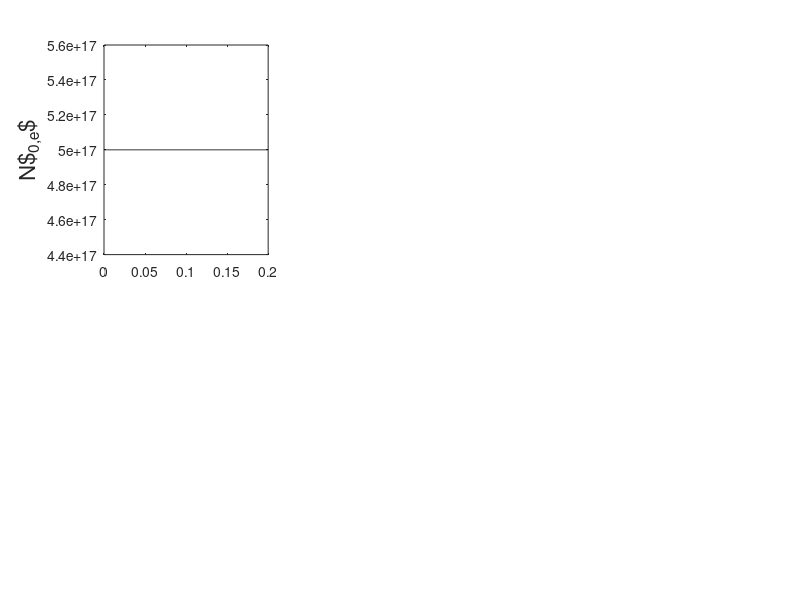

Write MATLAB code to recreate this figure. (Note: this script raises an error after producing the figure.)
%----------------------------------------%
% main script for 1D DVE loop            %
% rlbarnett c3149416 061117              %
%----------------------------------------%

%--
% constants
mu0 = 4.0*pi*1.0e-7;
eps0 = 8.85e-12;
c0 = 1.0/sqrt(eps0*mu0);

%--
% magnetic field (tesla)
B0 = 2.6;

%--
% driver freq
freq = 51.0e6;
om = 2.0*pi*freq;
k0 = om/c0;
wavel0 = (2*pi)/k0;

%--
% define wavenumbers ky and kz (/m); use values given in van eester section IV?? No
% others mentioned
ky = 5.0;
kz = 6.0;

%--
% "common local derivatives for N0, v||^2, static potential and
% ponderomotive potential" 
lamby = 1.0;
lambz = 1.0;

%--
% spatial domain
npts = 1000;
dx = 0.002;
xmin = 0.0;
xmax = 0.2;
% npts = ((xmax - xmin)/dx);
xax = linspace(xmin, xmax, npts);
% xax = xmin:dx:xmax;
% dx = (xmax - xmin)/(npts - 1);

%--
% background density -- set to zero for vacuum case
Nmax = 5.0e17;
N0 = Nmax*ones(npts,1);

%--
% initialise perturbed density as zero
N1 = zeros(npts,1);
N1e = N1;
N1i = N1;

%--
% initialise perturbed velocity as zero
v1 = zeros(npts,1);
v1e = v1;
v1i = v1;

%--
% electron constants
e = -1.6022e-19;
me = 9.11e-31;

%--
% temperature
T_ev = 15.0;

%--
% thermal velocity
vt = sqrt((T_ev*abs(e)) / me);

%--
% ion constants (95% D, 5% H)
qd = abs(e);
mp = 1.67e-27;
md = 2.0*mp;

qh = abs(e);
mh = mp;

%-- 
% cyclotron frequencies
om_ce = e*B0/me;
om_cd = qd*B0/md;
om_ch = qh*B0/mh;

%--
% rotation matrix
alpha = 0.5;
beta = 0.5;

r11 = cos(beta)*cos(alpha);
r12 = cos(beta)*sin(alpha);
r13 = -sin(beta);
r21 = -sin(alpha);
r22 = cos(alpha);
r23 = 0.0;
r31 = sin(beta)*cos(alpha);
r32 = sin(beta)*sin(alpha);
r33 = cos(beta);

rot = [[r11, r12, r13]
     [r21, r22, r23]
     [r31, r32, r33]];
 
e_para = rot(3,:);
Bvec = B0*e_para;

%--
% electron calcs; density, plasma frequency 
N0e = 1.0*N0;
om_pe = sqrt(N0e*e^2/(me*eps0));

%--
% ion calcs (95% D, 5% H); density, plasma frequency
N0d = 0.95*N0;
om_pd = sqrt(N0d*qd^2/(md*eps0));
N0h = 0.05*N0;
om_ph = sqrt(N0h*qh^2/(mh*eps0));
N0i = N0h + N0d;

%--
% plot electron densities
figure(1);
set(gcf,'Position',get(0,'Screensize'))

subplot(2,3,1)
plot(xax,N0e,'k')
ylabel('N$_{0,e}$','Fontsize',16)
ytickformat('%.2f')

subplot(2,3,2)
plot(xax,N1e,'k')
ylabel('N$_{1,e}$','Fontsize',16)
ytickformat('%.2f')

hold on

%--
% poisson solve for static potential -- solution (output) "static_pot"

poisson_sol;%(Ne, Nh, Nd, lamby, lambz, e, eps0, dx, npts);

%--
% plot static potential
subplot(2,3,3)
plot(xax,static_pot,'r')
ylabel('$\phi$ (V)','Fontsize',16)
ytickformat('%.2f')

%--
% static electric field calculation -- solution (output) "static_e(x,y,z)"

static_e;

%--
% plot static electric field solutions
subplot(2,3,4)
plot(xax,static_ex,'k')
ylabel('E$_{0,ex}$','Fontsize',16)
ytickformat('%.2f')

subplot(2,3,5)
plot(xax,static_ey,'k')
ylabel('E$_{0,ey}$','Fontsize',16)
ytickformat('%.2f')

subplot(2,3,6)
plot(xax,static_ez,'k')
ylabel('E$_{0,ez}$','Fontsize',16)
ytickformat('%.2f')

hold off

%--
% wave solver to find rf electric field -- solution (output) "rf_e(x,y,z)"

wave_sol;

%--
% plot rf wave solutions
figure(2);
set(gcf,'Position',get(0,'Screensize'))

subplot(3,3,1)
plot(xax,real(rf_ex),'k')
hold on
plot(xax,imag(rf_ex),'--b')
legend('Re[Ex]', 'Im[Ex]', 'Location', 'northwest') 
ylabel('E$_{1,ex}$','Fontsize',16)
ytickformat('%.2f')

subplot(3,3,2)
plot(xax,real(rf_ey),'k')
hold on
plot(xax,imag(rf_ey),'--b')
ylabel('E$_{1,ey}$','Fontsize',16)
ytickformat('%.2f')

subplot(3,3,3)
plot(xax,real(rf_ez),'k')
hold on
plot(xax,imag(rf_ez),'--b')
ylabel('E$_{1,ez}$','Fontsize',16)
ytickformat('%.2f')

hold on

%--
% ponderomotive acceleration calculation -- solution (output)
% "a_pond(x,y,z)"

a_pond;

%--
% plot ponderomotive potential and accelerations
subplot(3,3,4)
plot(xax,pond_pote,'r')
ylabel('$\Theta$','Fontsize',16)
ytickformat('%.2f')

subplot(3,3,7)
plot(xax,a_pondex,'k')
ylabel('$(-\nabla\Theta)_x$','Fontsize',16)
ytickformat('%.2f')

subplot(3,3,8)
plot(xax,a_pondey,'k')
ylabel('$(-\nabla\Theta)_y$','Fontsize',16)
ytickformat('%.2f')

subplot(3,3,9)
plot(xax,a_pondez,'k')
ylabel('$(-\nabla\Theta)_z$','Fontsize',16)
ytickformat('%.2f')

hold off

%--
% pressure term -- solution (output) "press(x,y,z)"

pressure;

%--
% plot pressures
figure(3);
set(gcf,'Position',get(0,'Screensize'))

subplot(3,3,1)
plot(xax,pressex,'k')
ylabel('$(\nabla N_0/N_0)_x$','Fontsize',16)
ytickformat('%.2f')

subplot(3,3,2)
plot(xax,pressey,'k')
ylabel('$(\nabla N_0/N_0)_y$','Fontsize',16)
ytickformat('%.2f')

subplot(3,3,3)
plot(xax,pressez,'k')
ylabel('$(\nabla N_0/N_0)_z$','Fontsize',16)
ytickformat('%.2f')

hold on

%--
% calculate perpendicular drift velocities analytically -- solution
% (output) "v_perp(1,2)"

v_drift;

%--
% plot perpendicular drift velocities
subplot(3,3,4)
plot(xax,vd_perp1e,'k')
ylabel('v$_{e\perp,1}$','Fontsize',16)
ytickformat('%.2f')

subplot(3,3,5)
plot(xax,vd_perp2e,'k')
ylabel('v$_{e\perp,2e}$','Fontsize',16)
ytickformat('%.2f')

%--
% solve equation 23 (DVE 2015): slow time scale continuity equation yielding v
% parallel -- solution (output)

cont_slow;

%--
% plot parallel drift velocity and perturbed velocity
subplot(3,3,6)
plot(xax,v_parae,'k')
ylabel('v$_{e\parallel}$','Fontsize',16)
ytickformat('%.2f')

subplot(3,3,7)
plot(xax,v1e,'r')
ylabel('v$_{1,e}$','Fontsize',16)
ytickformat('%.2f')

hold off

%--
% solve equation 24 (DVE 2015): slow time scale parallel equation of motion yielding log(N0) 
% -- solution (output)

eqofmot_slow;

%--
% calculate perturbed velocity

fastv_update;

%--
% solve equation 25 (DVE 2015): fast time scale continuity equation
% yielding the perturbed density 

cont_fast;
